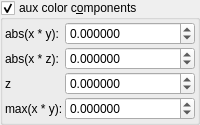
    <widget class="MyGroupBox" name="groupCheck_fold_color_aux_color_enabled_false">
     <property name="title">
      <string>aux color c&amp;omponents</string>
     </property>
     <property name="checkable">
      <bool>true</bool>
     </property>
     <layout class="QVBoxLayout" name="verticalLayout_11">
      <property name="leftMargin">
       <number>2</number>
      </property>
      <property name="topMargin">
       <number>2</number>
      </property>
      <property name="rightMargin">
       <number>2</number>
      </property>
      <property name="bottomMargin">
       <number>2</number>
      </property>
      <item>
       <layout class="QGridLayout" name="gridLayout_20" columnstretch="0,1">
        <property name="spacing">
         <number>2</number>
        </property>
        <item row="3" column="1">
         <widget class="MyDoubleSpinBox" name="spinbox4_fold_color_difs_0000_z">
          <property name="sizePolicy">
           <sizepolicy hsizetype="Minimum" vsizetype="Maximum">
            <horstretch>0</horstretch>
            <verstretch>0</verstretch>
           </sizepolicy>
          </property>
          <property name="prefix">
           <string/>
          </property>
          <property name="suffix">
           <string/>
          </property>
          <property name="decimals">
           <number>6</number>
          </property>
          <property name="minimum">
           <double>-100.000000000000000</double>
          </property>
          <property name="maximum">
           <double>100.000000000000000</double>
          </property>
          <property name="singleStep">
           <double>0.100000000000000</double>
          </property>
         </widget>
        </item>
        <item row="1" column="0">
         <widget class="QLabel" name="label_58">
          <property name="text">
           <string>abs(x * y):</string>
          </property>
         </widget>
        </item>
        <item row="3" column="0">
         <widget class="QLabel" name="label_61">
          <property name="text">
           <string notr="true">z</string>
          </property>
         </widget>
        </item>
        <item row="2" column="1">
         <widget class="MyDoubleSpinBox" name="spinbox4_fold_color_difs_0000_y">
          <property name="sizePolicy">
           <sizepolicy hsizetype="Minimum" vsizetype="Maximum">
            <horstretch>0</horstretch>
            <verstretch>0</verstretch>
           </sizepolicy>
          </property>
          <property name="prefix">
           <string/>
          </property>
          <property name="suffix">
           <string/>
          </property>
          <property name="decimals">
           <number>6</number>
          </property>
          <property name="minimum">
           <double>-100.000000000000000</double>
          </property>
          <property name="maximum">
           <double>100.000000000000000</double>
          </property>
          <property name="singleStep">
           <double>0.100000000000000</double>
          </property>
         </widget>
        </item>
        <item row="1" column="1">
         <widget class="MyDoubleSpinBox" name="spinbox4_fold_color_difs_0000_x">
          <property name="sizePolicy">
           <sizepolicy hsizetype="Minimum" vsizetype="Maximum">
            <horstretch>0</horstretch>
            <verstretch>0</verstretch>
           </sizepolicy>
          </property>
          <property name="prefix">
           <string/>
          </property>
          <property name="suffix">
           <string/>
          </property>
          <property name="decimals">
           <number>6</number>
          </property>
          <property name="minimum">
           <double>-100.000000000000000</double>
          </property>
          <property name="maximum">
           <double>100.000000000000000</double>
          </property>
          <property name="singleStep">
           <double>0.100000000000000</double>
          </property>
         </widget>
        </item>
        <item row="2" column="0">
         <widget class="QLabel" name="label_59">
          <property name="text">
           <string>abs(x * z):</string>
          </property>
         </widget>
        </item>
        <item row="4" column="1">
         <widget class="MyDoubleSpinBox" name="spinbox4_fold_color_difs_0000_w">
          <property name="sizePolicy">
           <sizepolicy hsizetype="Minimum" vsizetype="Maximum">
            <horstretch>0</horstretch>
            <verstretch>0</verstretch>
           </sizepolicy>
          </property>
          <property name="prefix">
           <string/>
          </property>
          <property name="suffix">
           <string/>
          </property>
          <property name="decimals">
           <number>6</number>
          </property>
          <property name="minimum">
           <double>-100.000000000000000</double>
          </property>
          <property name="maximum">
           <double>100.000000000000000</double>
          </property>
          <property name="singleStep">
           <double>0.100000000000000</double>
          </property>
         </widget>
        </item>
        <item row="4" column="0">
         <widget class="QLabel" name="label_60">
          <property name="text">
           <string>max(x * y):</string>
          </property>
         </widget>
        </item>
       </layout>
      </item>
     </layout>
    </widget>
